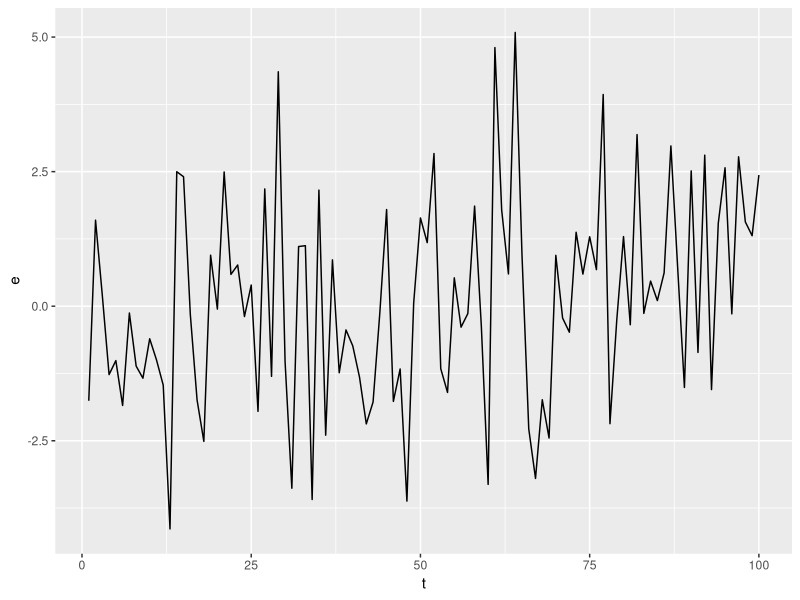
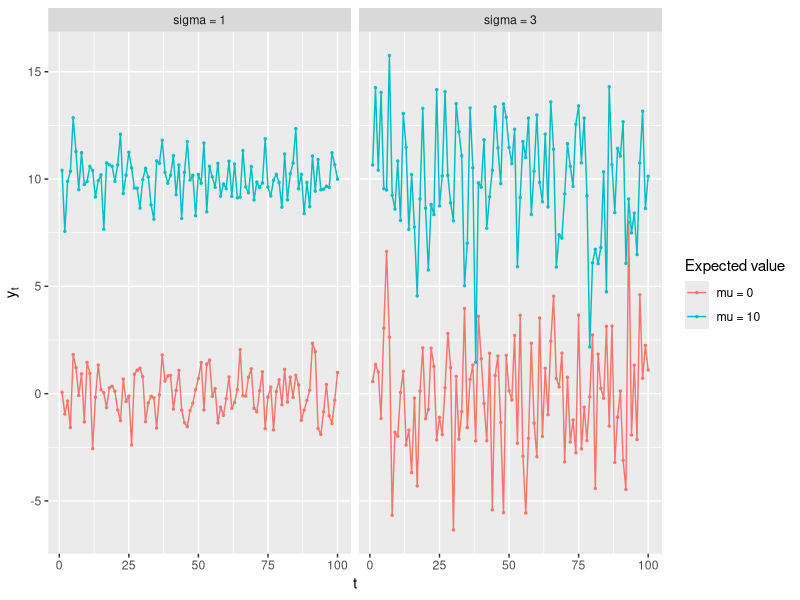
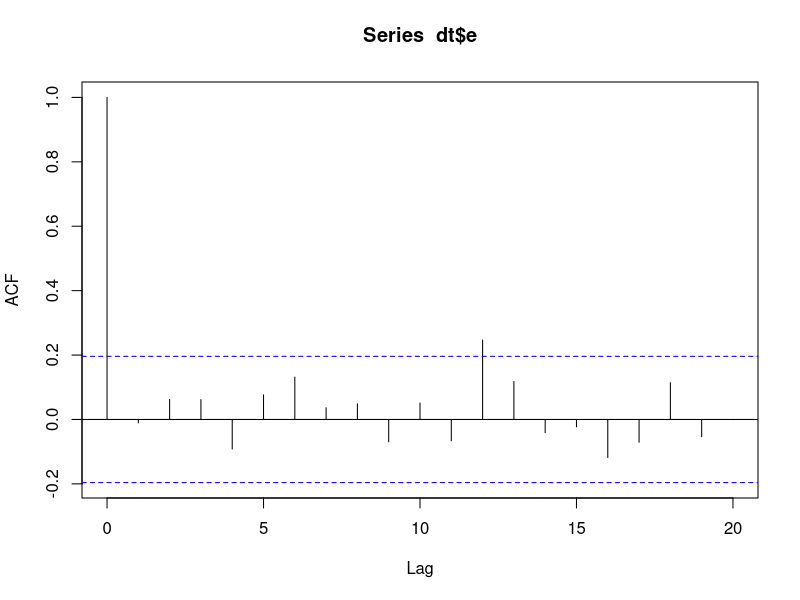
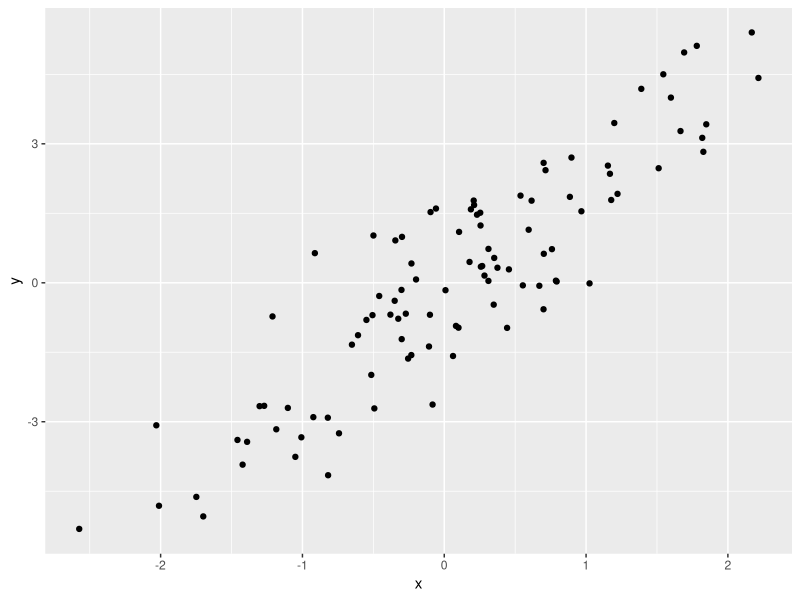
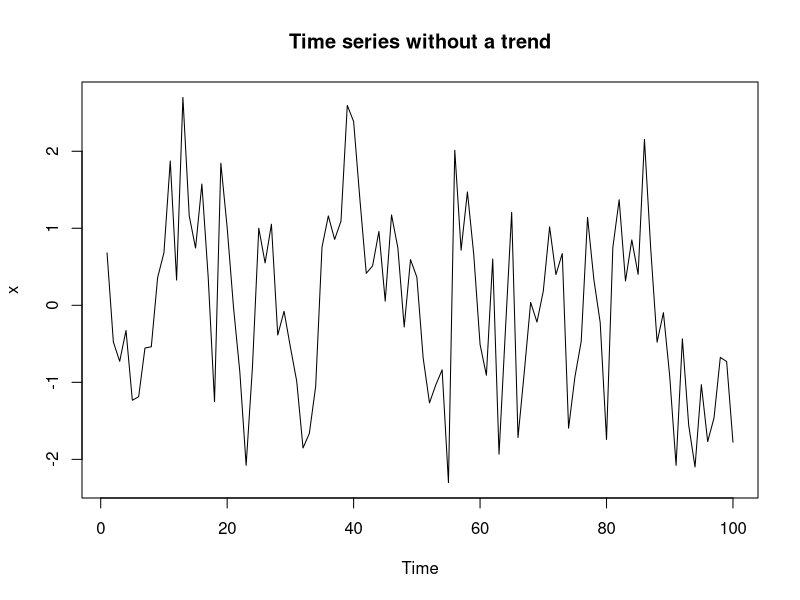
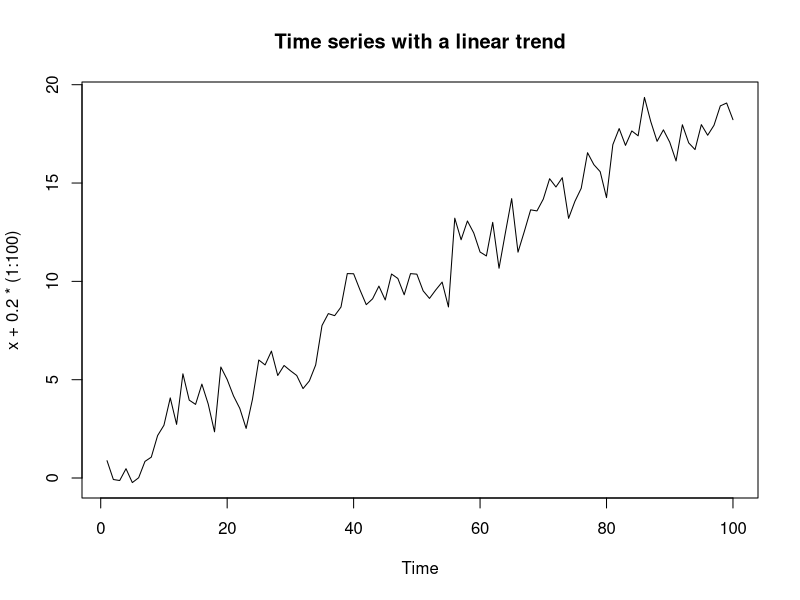

These charts were generated, in order, by the following R code:
## ---- chunk 1
library(tidyverse)
## ---- chunk 2
n <- 100

dt <- tibble(
  t = 1:n,
  e = rnorm(
    # The number of values to be drawn at random
    n = n, 
    # The expected value of the distribution
    mean = 0,
    # The standard deviation of the distribution
    sd = 2
    )
)

dt %>%
  ggplot(aes(x = t, y = e)) + 
  geom_line()
## ---- chunk 3
## For illustration only

n <- 100

sim_data <- expand_grid(
  mu = c(0, 10),
  sigma = c(1, 3),
  t = 1:n
) %>%
  mutate(
    y = rnorm(n(), mean = mu, sd = sigma),
    sigma_lab = paste0("sigma = ", sigma),
    mu_lab = paste0("mu = ", mu)
  )

sim_data %>%
  ggplot(aes(x = t, y = y, color = mu_lab)) +
  geom_point(size = 1 / 2) +
  geom_line() +
  facet_wrap(~sigma_lab) +
  labs(
    x = "t",
    y = expression(y[t]),
    color = "Expected value"
  )
## ---- chunk 4
sim_data %>%
  group_by(mu_lab, sigma_lab) %>%
  summarise(
    Average = mean(y),
    StdDev = sd(y)
  )
## ---- chunk 5
mean(dt$e)
## ---- chunk 6
sd(dt$e)
## ---- chunk 7
dt <- dt %>%
  mutate(
    e_l1 = lag(e, n = 1),
    e_l2 = lag(e, n = 2),
    e_l3 = lag(e, n = 3)
  )
## ---- chunk 8
cor(dt$e, dt$e_l1, use = "complete.obs")
cor(dt$e, dt$e_l2, use = "complete.obs")
cor(dt$e, dt$e_l3, use = "complete.obs")
## ---- chunk 9
acf(dt$e, plot = FALSE)
## ---- chunk 10
acf(dt$e)
## ---- chunk 11
Box.test(dt$e, lag = 3)
## ---- chunk 12
sum((-0.5)^(0:21))
## ---- chunk 13
n <- 100
x <- rnorm(n = n, mean = 0, sd = 1)
y <- 2 * x + rnorm(n = n, mean = 0, sd = 1)

tibble(y, x) %>%
  ggplot(aes(x = x, y = y)) +
    geom_point()

cov(x, y)
cor(x, y)
## ---- chunk 14
1 + cumsum((2)^c(1:20))
## ---- chunk 15
1 + cumsum((0.5)^c(1:30))
## ---- chunk 16
cumsum((-0.5)^(0:30))
cumsum((0.5)^(0:30))
cumsum((2)^(0:30))
cumsum((-2)^(0:30))
## ---- chunk 17
x <- arima.sim(n = 100, model = list(ar = c(0.5)))
plot(x, main = "Time series without a trend")
## ---- chunk 18
x_l1 <- stats::lag(x)
## ---- chunk 19
plot(x + 0.2 * (1:100), main = "Time series with a linear trend")
## ---- chunk 20
## Pass it a vector of coefficients
roots <- polyroot(c(-0.2, -0.5, 1))
roots
## ---- chunk 21
abs(roots)
